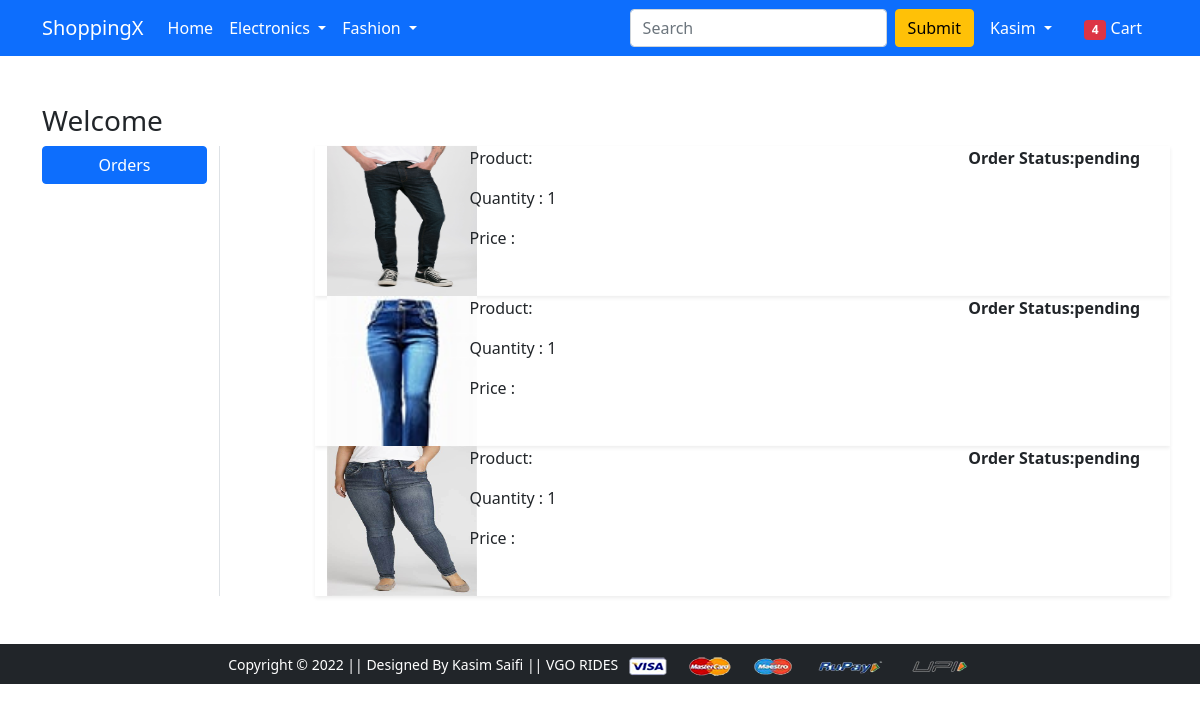
Page /orders/ (signed in) on the committed database.
### app/models.py (models this page shows, shortened)
class OrderPlaced(models.Model):
    user=models.ForeignKey(User , on_delete=models.CASCADE)
    customer=models.ForeignKey(Customer , on_delete=models.CASCADE)
    product=models.ForeignKey(Product , on_delete=models.CASCADE)
    quantity=models.PositiveIntegerField(default=1)
    ordered_date=models.DateTimeField(auto_now_add=True)
    status=models.CharField(max_length=90 , choices=STATUS_CHOICES , default='pending')

class Product(models.Model):
    title=models.CharField(max_length=90)
    selling_price=models.FloatField()
    descounted_price=models.FloatField()
    descripiton=models.TextField()
    brand=models.CharField(max_length=90)
    category=models.CharField(choices=CATEGORY_CHOICES , max_length=2)
    product_image=models.ImageField(upload_to='producting')

### app/views.py (the view)
# urls.py: path('orders/', views.orders, name='orders'),
def orders(request):
 op=OrderPlaced.objects.filter(user=request.user)
 return render(request, 'orders.html',{'op':op})

### templates/orders.html (shortened to what this page needs)
{% extends 'base.html' %}
{% load static %}
{% block main-content %}
<div class="container my-5">
 <div class="row">
    <h3>Welcome </h3>
  <div class="col-sm-2 border-end">
   <ul class="list-unstyled">
    <li class="d-grid"><a href="{% url 'orders' %}" class="btn btn-primary">
        Orders</a></li>
   </ul>
  </div>
  <div class="col-sm-9 offset-sm-1">
    {% for op in op %}
    <div class="row shadow-sm mn-3">
        <div class="col-sm-2">
            <img src="/media/{{op.product.product_image}}"
             alt="" srcset="" class="imge-fluid" height="150" width="150">
        </div>
    <div class="col-sm-7">
        <p>Product: {{op.pruduct.title}}</p>
        <p>Quantity :  {{op.quantity}}</p>
        <p>Price :  {{op.total_cost}}</p>
        </div>
        <div class="col-sm-3 fw-bold">
            <p>Order Status:{{op.status}}</p>
            </div>
        </div>
        {% endfor %}
  </div>
 </div>
</div>
{% endblock main-content %}

### templates/base.html (shortened to what this page needs)
<!doctype html>
{% load static %}
<html lang="en">
  <head>
    <link href="https://cdn.jsdelivr.net/npm/bootstrap@5.0.0-beta1/dist/css/bootstrap.min.css" rel="stylesheet">
    <link rel="stylesheet" href="{% static 'css/owl.carousel.min.css' %}">
    <link rel="stylesheet" href="{% static 'css/all.min.css' %}">
    <link rel="stylesheet" href="{% static 'css/style.css' %}">
  </head>
  <body>
    <nav class="navbar navbar-expand-lg navbar-dark bg-primary">
     <div class="container">
       <a class="navbar-brand" href="/">ShoppingX</a>
       <div class="collapse navbar-collapse" id="navbarSupportedContent">
         <ul class="navbar-nav me-auto mb-2 mb-lg-0">
           <li class="nav-item">
             <a class="nav-link active" aria-current="page" href="/">Home</a>
           </li>
           <li class="nav-item dropdown">
             <a class="nav-link dropdown-toggle text-white" href="#" id="electronicsDropdown" role="button" data-bs-toggle="dropdown" aria-expanded="false">
               Electronics
             </a>
           </li>
           <li class="nav-item dropdown">
             <a class="nav-link dropdown-toggle text-white" href="#" id="fashionDropdown" role="button" data-bs-toggle="dropdown" aria-expanded="false">
               Fashion
             </a>
           </li>
         </ul>
         <form class="d-flex">
           <input class="form-control me-2" type="search" placeholder="Search" aria-label="Search">
           <button class="btn btn-warning" type="submit">Submit</button>
         </form>
         <div>
          <ul class="navbar-nav me-auto mb-2 mb-lg-0">
            {% if request.user.is_authenticated %}
           <li class="nav-item dropdown mx-2">
              <a class="nav-link dropdown-toggle text-white" href="#" id="profileDropdown" role="button" data-bs-toggle="dropdown" aria-expanded="false">
               {{request.user|capfirst}}
              </a>
            </li>
            <li class="nav-item mx-2">
             <a href="{% url 'showcart' %}" class="nav-link text-white"><span class="badge bg-danger">4</span> Cart </a>
            </li>
            {% endif %}
          </ul>
         </div>
       </div>
     </div>
    </nav>
    {% block main-content %} {% endblock main-content %}
    <footer class="container-fluid bg-dark text-center p-2 mt-5">
        <small class="text-white">Copyright &copy; 2022 || Designed By Kasim Saifi  || VGO RIDES </small>
        <img src="{% static 'images/payment.png' %}" alt="" srcset="" class="img-fluid" height="2px">
    </footer>
  </body>
</html>

### rows in the picture
OrderPlaced: product.product_image (picture), quantity "1", status "pending"
OrderPlaced: product.product_image (picture), quantity "1", status "pending"
OrderPlaced: product.product_image (picture), quantity "1", status "pending"

### other values in the picture
{{ request.user|capfirst }} "Kasim"
